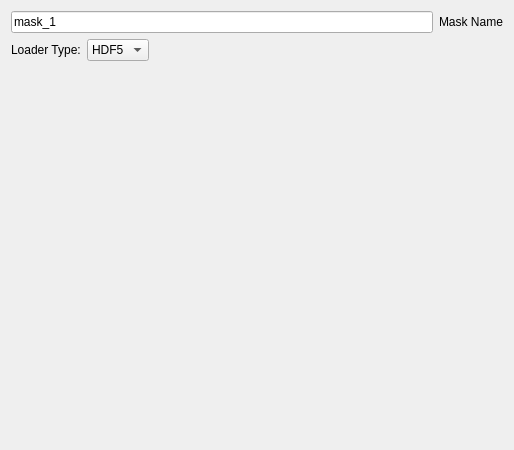
<?xml version="1.0" encoding="UTF-8"?>
<ui version="4.0">
 <class>Mask_Loader_Widget</class>
 <widget class="QWidget" name="Mask_Loader_Widget">
  <property name="geometry">
   <rect>
    <x>0</x>
    <y>0</y>
    <width>514</width>
    <height>450</height>
   </rect>
  </property>
  <property name="windowTitle">
   <string>Form</string>
  </property>
  <layout class="QVBoxLayout" name="mainVerticalLayout">
   <item>
    <layout class="QHBoxLayout" name="dataNameLayout">
     <item>
      <widget class="QLineEdit" name="data_name_text">
       <property name="text">
        <string>mask_1</string>
       </property>
      </widget>
     </item>
     <item>
      <widget class="QLabel" name="label">
       <property name="text">
        <string>Mask Name</string>
       </property>
      </widget>
     </item>
    </layout>
   </item>
   <item>
    <layout class="QHBoxLayout" name="loaderTypeLayout">
     <item>
      <widget class="QLabel" name="label_loader_type">
       <property name="text">
        <string>Loader Type:</string>
       </property>
      </widget>
     </item>
     <item>
      <widget class="QComboBox" name="loader_type_combo">
       <item>
        <property name="text">
         <string>HDF5</string>
        </property>
       </item>
      </widget>
     </item>
     <item>
      <spacer name="loaderTypeSpacer">
       <property name="orientation">
        <enum>Qt::Orientation::Horizontal</enum>
       </property>
       <property name="sizeHint" stdset="0">
        <size>
         <width>40</width>
         <height>20</height>
        </size>
       </property>
      </spacer>
     </item>
    </layout>
   </item>
   <item>
    <widget class="QStackedWidget" name="stacked_loader_options">
     <property name="currentIndex">
      <number>0</number>
     </property>
     <widget class="HDF5MaskLoader_Widget" name="hdf5_mask_loader_widget"/>
    </widget>
   </item>
   <item>
    <widget class="Scaling_Widget" name="scaling_widget" native="true"/>
   </item>
   <item>
    <spacer name="verticalSpacer">
     <property name="orientation">
      <enum>Qt::Orientation::Vertical</enum>
     </property>
     <property name="sizeHint" stdset="0">
      <size>
       <width>20</width>
       <height>40</height>
      </size>
     </property>
    </spacer>
   </item>
  </layout>
 </widget>
 <customwidgets>
  <customwidget>
   <class>Scaling_Widget</class>
   <extends>QWidget</extends>
   <header>IO_Widgets/Scaling_Widget/Scaling_Widget.hpp</header>
   <container>1</container>
  </customwidget>
  <customwidget>
   <class>HDF5MaskLoader_Widget</class>
   <extends>QWidget</extends>
   <header>IO_Widgets/MaskIOWidgets/HDF5/HDF5MaskLoader_Widget.hpp</header>
   <container>1</container>
  </customwidget>
 </customwidgets>
 <resources/>
 <connections/>
</ui>
